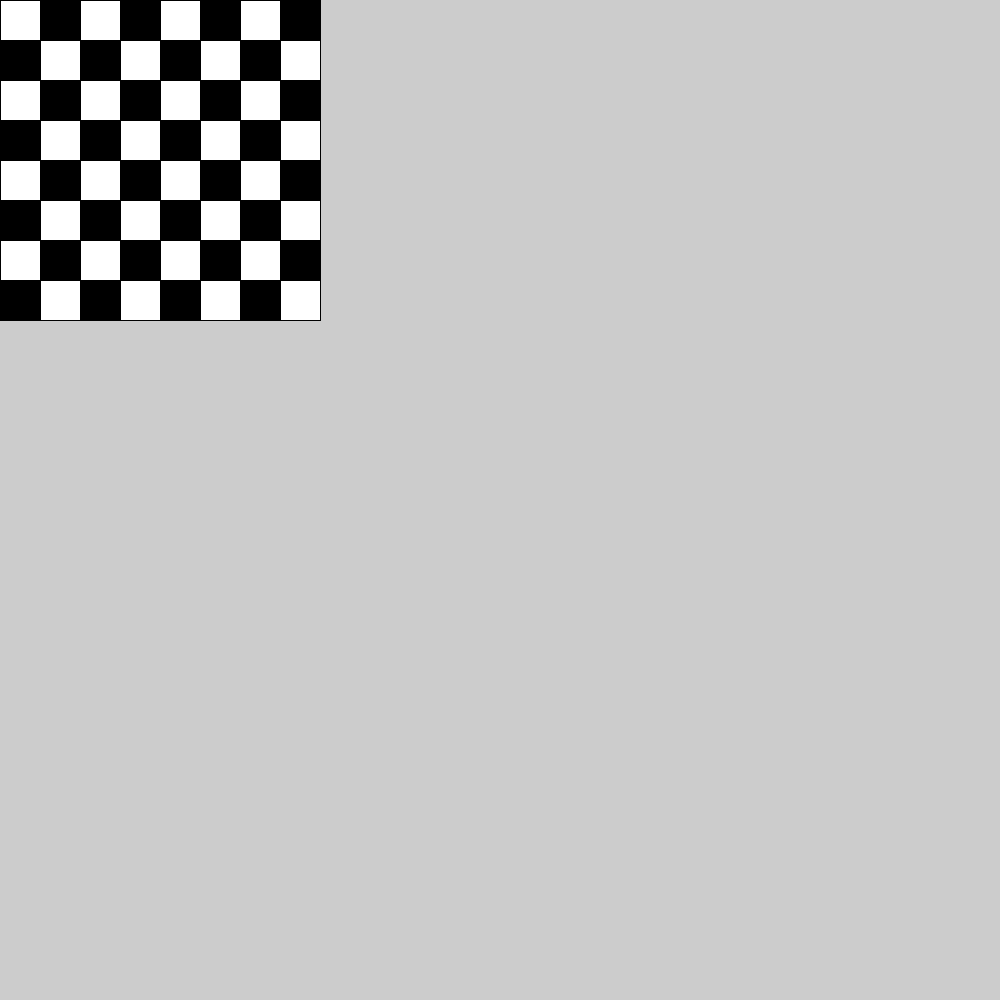
Frame 1 (no input)
Frame 60 (the mouse pressed at the canvas centre just before this capture): identical to frame 1, image omitted
Frame 120 (the mouse held since frame 60 and released just before this capture): identical to frame 1, image omitted

The Processing sketch that drew this single still picture (run headless with seeded random() and noise(); from frame 60 on, the mouse is pressed at the canvas centre):

// Processing sketch: Task6_pde
// ── Task6_pde.pde
int [] board = { 0, 1, 0, 1, 0, 1, 0 ,1 };
int [] board1 = { 0, 1, 0, 1, 0, 1, 0 ,1 };
int sideLength;

void setup(){
  size(1000,1000);
  for (int x = 0; x < board.length; x++)
  {
    for (int y = 0; y < board1.length; y++)
    {
    }
  }
}
void draw(){
  int sideLength = 40;
  
   for (int x = 0; x < board.length; x++)
 {   
        for (int y = 0; y < board1.length; y++)
        {
         
            if ((x + y)%2==0)
            {
             
                fill(255);
              
            }
            else
            {
              
                fill(0);
              
            }
            rect(x * sideLength, y * sideLength, sideLength, sideLength);
        }
 }
}
